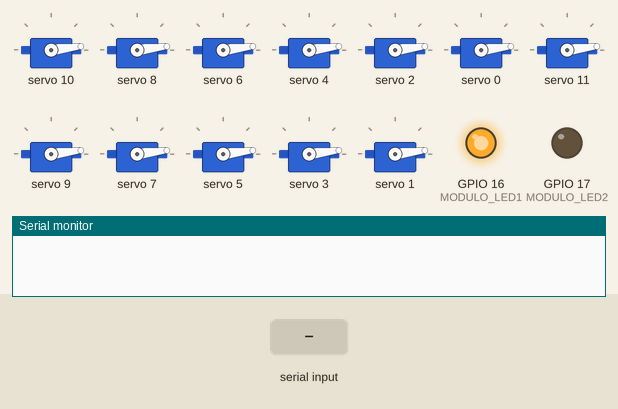
This sketch was run on a simulated ESP32. On the bench: 12 × servo, output pins drawn as LEDs (lit = HIGH), the last lines printed to the serial monitor. The test bench sets the inputs (shaded band). Nothing arrives over Bluetooth unless stated; pins used as bus, display or sensor lines are not drawn.

Above: at 5.4 s.
5.5 s: "A\n" received over Serial
At 7.4 s:
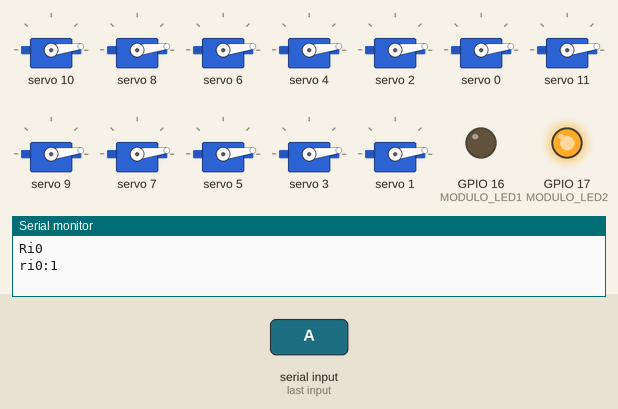
8.5 s: "B\n" received over Serial
At 10.7 s:
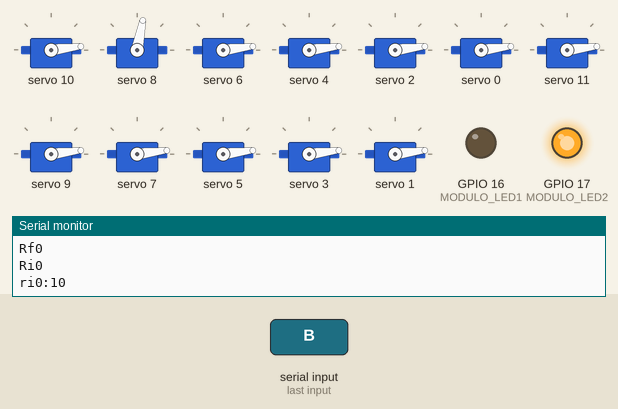
14.5 s: "C\n" received over Serial
At 15.3 s:
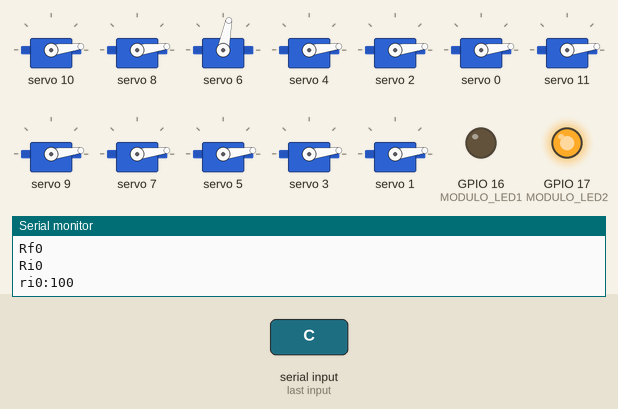
17.5 s: "D\n" received over Serial
At 19.8 s:
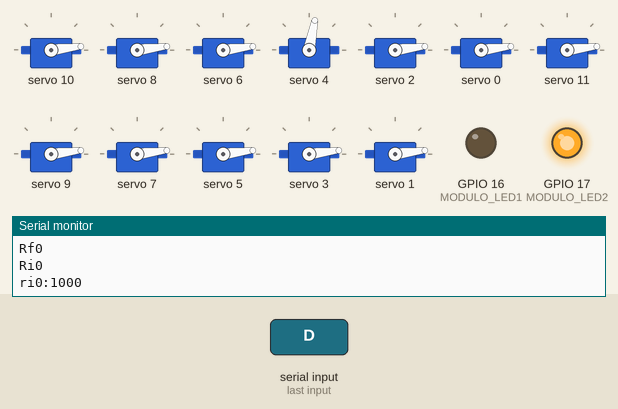
23.5 s: "E\n" received over Serial
At 24.4 s:
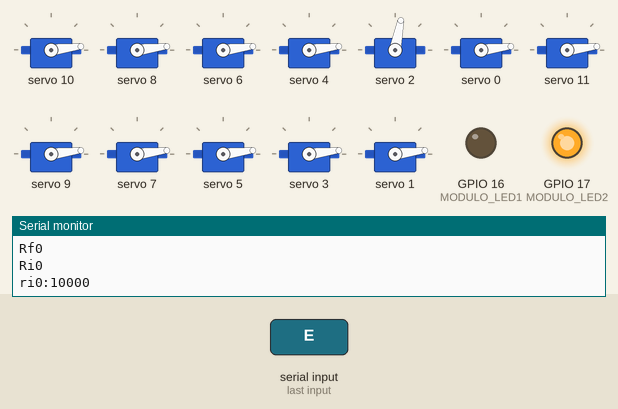
26.5 s: "F\n" received over Serial
At 29.2 s:
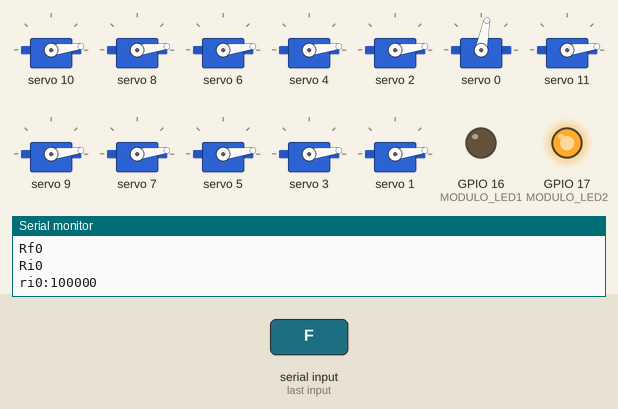
Timing chart, 0 to 32.4 s (numbered marks = the images above; inputs shaded):
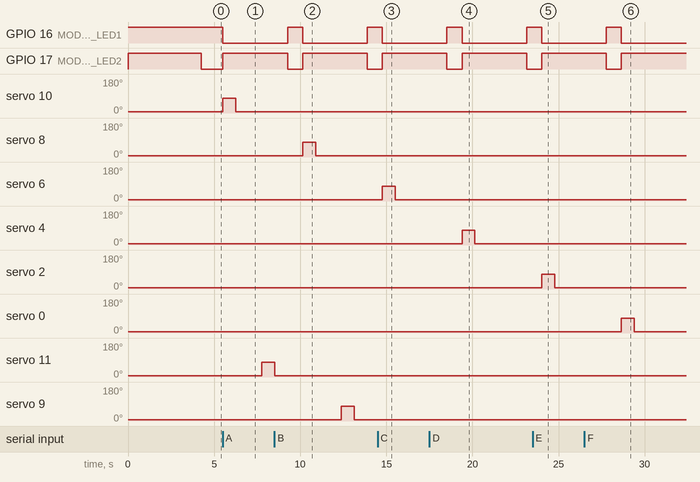

Measured:
- after the input at 5.5 s, GPIO 16 (MODULO_LED1): HIGH → LOW at once; GPIO 17 (MODULO_LED2): LOW → HIGH at once; servo 10: 7° → 79° at once, → 7° 0.75 s later; servo 11: 7° → 79° after 2.3 s
- after the input at 8.5 s, servo 8: 7° → 79° after 1.6 s, → 7° 0.75 s later; servo 9: 7° → 79° after 3.9 s, → 7° 0.75 s later
- after the input at 14.5 s, GPIO 16 (MODULO_LED1): HIGH → LOW after 0.27 s; GPIO 17 (MODULO_LED2): LOW → HIGH after 0.27 s; servo 6: 7° → 79° after 0.27 s, → 7° 0.75 s later; servo 7: 7° → 79° after 2.5 s
- after the input at 17.5 s, servo 4: 7° → 79° after 1.9 s, → 7° 0.75 s later; servo 5: 7° → 79° after 4.1 s, → 7° 0.75 s later
- after the input at 23.5 s, GPIO 16 (MODULO_LED1): HIGH → LOW after 0.53 s; GPIO 17 (MODULO_LED2): LOW → HIGH after 0.53 s; servo 2: 7° → 79° after 0.53 s, → 7° 0.75 s later; servo 3: 7° → 79° after 2.8 s
- after the input at 26.5 s, servo 0: 7° → 79° after 2.2 s, → 7° 0.75 s later; servo 1: 7° → 79° after 4.4 s, → 7° 0.75 s later

The sketch:

ESP32-Dispenser.ino
```cpp
#include "BluetoothSerial.h"

#include <Adafruit_PWMServoDriver.h>

Adafruit_PWMServoDriver board1 = Adafruit_PWMServoDriver(0x40);  // called this way, it uses the default address 0x40

#define SERVOMIN 125  // this is the 'minimum' pulse length count (out of 4096)
#define SERVOMAX 625  // this is the 'maximum' pulse length count (out of 4096)

#define INIT_CLOSE 1

#define MODULO_LED1 16
#define MODULO_LED2 17

#define MODULO_VCC 5

#define LED_ON 1
#define LED_OFF 0

#define DISPENSER_QTY 6
#define DISPENSER_STOCK 50


#define SERVO_MIN 500
#define SERVO_MAX 2400

#define DOOR_CLOSE 45
#define DOOR_OPEN DOOR_CLOSE + 80
#define DOOR_ZERO 0

#define DELAY_DROP 2 * 500
#define DELAY_BLINK 500
#define DELAY_SERVO 750

#define RESET_RELEASE 'memset (release, 0x00, sizeof(release))'

#define DISPENSER(X) (1 << X)
#define DISPENSER_PWM(X, Y) ((2*DISPENSER_QTY)-1-(2 * X + Y))
#define DISPENSER_A 5
#define DISPENSER_B 4
#define DISPENSER_C 3
#define DISPENSER_D 2
#define DISPENSER_E 1
#define DISPENSER_F 0

#define CONTROL_DOOR 1
#define RELEASE_DOOR 0

#define CONTROL_DOOR_OPEN_ANGLE 75
#define CONTROL_DOOR_CLOSE_ANGLE 10
#define RELEASE_DOOR_OPEN_ANGLE 75
#define RELEASE_DOOR_CLOSE_ANGLE 10


#define CONTROL_DOOR_OPEN CONTROL_DOOR, CONTROL_DOOR_OPEN_ANGLE
#define CONTROL_DOOR_CLOSE CONTROL_DOOR, CONTROL_DOOR_CLOSE_ANGLE
#define RELEASE_DOOR_OPEN RELEASE_DOOR, RELEASE_DOOR_OPEN_ANGLE
#define RELEASE_DOOR_CLOSE RELEASE_DOOR, RELEASE_DOOR_CLOSE_ANGLE

String device_name = "Slyco Dispenser Monitor";

// Check if Bluetooth is available
#if !defined(CONFIG_BT_ENABLED) || !defined(CONFIG_BLUEDROID_ENABLED)
#error Bluetooth is not enabled! Please run `make menuconfig` to and enable it
#endif

// Check Serial Port Profile
#if !defined(CONFIG_BT_SPP_ENABLED)
#error Serial Port Profile for Bluetooth is not available or not enabled. It is only available for the ESP32 chip.
#endif

//Modulo A primeiro da esquerda para a direita olha por traz do dispenser
//PS porta saida, libera o café para o cliente
//PC porta controle, trava o cafe, para a próxima liberação.
BluetoothSerial SerialBT;

char Comando;

const int BUFFER_SIZE = DISPENSER_STOCK * DISPENSER_QTY;
char buf[BUFFER_SIZE];

char release[DISPENSER_STOCK];

void setup() {
  pinMode(MODULO_LED1, OUTPUT);
  pinMode(MODULO_LED2, OUTPUT);
  pinMode(MODULO_VCC, OUTPUT);

  digitalWrite(MODULO_LED1, LED_ON);
  digitalWrite(MODULO_LED2, LED_ON);
  digitalWrite(MODULO_VCC, LED_ON);
  RESET_RELEASE;

  Serial.begin(115200);
  SerialBT.begin(device_name);
  SerialBT.printf("The device with name \"%s\" is started.\nNow you can pair it with Bluetooth!\n", device_name.c_str());

  board1.begin();
  board1.setPWMFreq(60);  // Analog servos run at ~60 Hz updates

  release_items("Z\n", 2);

  delay(DELAY_DROP * 2);
  //digitalWrite(MODULO_LED1, LED_OFF);
  digitalWrite(MODULO_LED2, LED_OFF);
  digitalWrite(MODULO_VCC, LED_OFF);
}


void loop() {
  if (Serial.available() > 0) {
    // read the incoming bytes:
    int rlen = Serial.readBytesUntil('\n', buf, BUFFER_SIZE);

    // prints the received data
    SerialBT.print("I received (");
    SerialBT.print(rlen, DEC);
    SerialBT.print(": ");
    for (int i = 0; i < rlen; i++)
      SerialBT.print(buf[i]);
    SerialBT.println();
    release_items(buf, rlen);
  }
  delay(DOOR_OPEN);
}

void release_items(char* buffer, int qty) {
  int i;
  SerialBT.println("--- INICIO ---");

  int int_releases = 0;
  int releases = 0;
  int item;


  for (i = 0; i < DISPENSER_STOCK; i++) release[i] = 0;

  for (i = 0; i < qty; i++) {
    switch (buffer[i]) {
      case 'A':
      case 'B':
      case 'C':
      case 'D':
      case 'E':
      case 'F':
        //case 'Z':
        item = buffer[i] - 0x40;
        int_releases = 0;

        while (0 != (release[int_releases] & (0x01 << (item - 1)))) {
          int_releases++;
        }
        release[int_releases] |= 0x01 << (item - 1);


        if (int_releases > releases) releases = int_releases;

        break;
      case 'r':
        digitalWrite(MODULO_VCC, LED_ON);
        SetDoorState(DISPENSER(DISPENSER_A) | DISPENSER(DISPENSER_B) | DISPENSER(DISPENSER_C) | DISPENSER(DISPENSER_D) | DISPENSER(DISPENSER_E) | DISPENSER(DISPENSER_F), RELEASE_DOOR_OPEN);
        delay(DELAY_SERVO);
        digitalWrite(MODULO_VCC, LED_OFF);
        return;
      case 't':
        digitalWrite(MODULO_VCC, LED_ON);
        SetDoorState(DISPENSER(DISPENSER_A) | DISPENSER(DISPENSER_B) | DISPENSER(DISPENSER_C) | DISPENSER(DISPENSER_D) | DISPENSER(DISPENSER_E) | DISPENSER(DISPENSER_F), CONTROL_DOOR_OPEN);
        delay(DELAY_SERVO);
        digitalWrite(MODULO_VCC, LED_OFF);
        return;

      case 'z':
        digitalWrite(MODULO_VCC, LED_ON);
        SetDoorState(DISPENSER(DISPENSER_A) | DISPENSER(DISPENSER_B) | DISPENSER(DISPENSER_C) | DISPENSER(DISPENSER_D) | DISPENSER(DISPENSER_E) | DISPENSER(DISPENSER_F), CONTROL_DOOR_OPEN);
        SetDoorState(DISPENSER(DISPENSER_A) | DISPENSER(DISPENSER_B) | DISPENSER(DISPENSER_C) | DISPENSER(DISPENSER_D) | DISPENSER(DISPENSER_E) | DISPENSER(DISPENSER_F), RELEASE_DOOR_OPEN);
        delay(DELAY_SERVO);
        digitalWrite(MODULO_VCC, LED_OFF);
        return;
      case 'R':
        digitalWrite(MODULO_VCC, LED_ON);
        SetDoorState(DISPENSER(DISPENSER_A) | DISPENSER(DISPENSER_B) | DISPENSER(DISPENSER_C) | DISPENSER(DISPENSER_D) | DISPENSER(DISPENSER_E) | DISPENSER(DISPENSER_F), RELEASE_DOOR_CLOSE);
        delay(DELAY_SERVO);
        digitalWrite(MODULO_VCC, LED_OFF);
        return;
      case 'T':
        digitalWrite(MODULO_VCC, LED_ON);
        SetDoorState(DISPENSER(DISPENSER_A) | DISPENSER(DISPENSER_B) | DISPENSER(DISPENSER_C) | DISPENSER(DISPENSER_D) | DISPENSER(DISPENSER_E) | DISPENSER(DISPENSER_F), CONTROL_DOOR_CLOSE);
        delay(DELAY_SERVO);
        digitalWrite(MODULO_VCC, LED_OFF);
        return;
      case 'Z':
        digitalWrite(MODULO_VCC, LED_ON);
        SetDoorState(DISPENSER(DISPENSER_A) | DISPENSER(DISPENSER_B) | DISPENSER(DISPENSER_C) | DISPENSER(DISPENSER_D) | DISPENSER(DISPENSER_E) | DISPENSER(DISPENSER_F), CONTROL_DOOR_CLOSE);
        SetDoorState(DISPENSER(DISPENSER_A) | DISPENSER(DISPENSER_B) | DISPENSER(DISPENSER_C) | DISPENSER(DISPENSER_D) | DISPENSER(DISPENSER_E) | DISPENSER(DISPENSER_F), RELEASE_DOOR_CLOSE);
        delay(DELAY_SERVO);
        digitalWrite(MODULO_VCC, LED_OFF);
        return;
      default:
        SerialBT.print("Sabor desconhecido... ");
        SerialBT.println(buffer[i]);
        break;
    }
  }

  digitalWrite(MODULO_VCC, LED_ON);

  Serial.print("Ri");
  Serial.print(int_releases, DEC);
  Serial.print("\n");
  SerialBT.print("Ri");
  SerialBT.print(int_releases, DEC);
  SerialBT.print("\n");
  for (item = 0; release[item] && (item <= int_releases) && (item < DISPENSER_STOCK); item++) {
    Serial.print("ri");
    Serial.print(item, DEC);
    Serial.print(":");
    Serial.print(release[item], BIN);
    Serial.print("\n");
    SerialBT.print("ri");
    SerialBT.print(item, DEC);
    SerialBT.print(":");
    SerialBT.print(release[item], BIN);
    SerialBT.print("\n");
    Release(release[item]);
    release[item] = 0x00;
    Serial.print("rf");
    Serial.print(item, DEC);
    Serial.print("\n");
    SerialBT.print("rf");
    SerialBT.print(item, DEC);
    SerialBT.print("\n");
  }
  Serial.print("Rf");
  Serial.print(int_releases, DEC);
  Serial.print("\n");
  SerialBT.print("Rf");
  SerialBT.print(int_releases, DEC);
  SerialBT.print("\n");

  delay(DELAY_SERVO);
  digitalWrite(MODULO_VCC, LED_OFF);

  SerialBT.println("--- FIM ---");
}

void Release(char comando) {
  int door = 0;
  digitalWrite(MODULO_LED1, LED_OFF);
  digitalWrite(MODULO_LED2, LED_ON);

  SetDoorState(comando, CONTROL_DOOR_OPEN);
  SetDoorState(comando, CONTROL_DOOR_CLOSE);

  delay(DELAY_SERVO);

  SetDoorState(comando, RELEASE_DOOR_OPEN);
  SetDoorState(comando, RELEASE_DOOR_CLOSE);

  digitalWrite(MODULO_LED1, LED_ON);
  digitalWrite(MODULO_LED2, LED_OFF);
}

int angleToPulse(int ang)  //gets angle in degree and returns the pulse width
{
  int pulse = map(ang, 0, 180, SERVOMIN, SERVOMAX);  // map angle of 0 to 180 to Servo min and Servo max
  return pulse;
}

void SetDoorState(int doors, int rel_ctl, int angle) {
  int i;

  for (i = 0; i < DISPENSER_QTY; i++) {
    if (doors & (0x01 << i)) {
      board1.setPWM(DISPENSER_PWM(i, rel_ctl), 0, angleToPulse(angle));
    }
  }
  delay(DELAY_SERVO);
}
```
